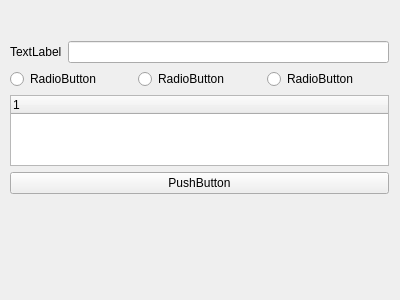
<?xml version="1.0" encoding="UTF-8"?>
<ui version="4.0">
 <class>MainWindow</class>
 <widget class="QMainWindow" name="MainWindow">
  <property name="geometry">
   <rect>
    <x>0</x>
    <y>0</y>
    <width>400</width>
    <height>300</height>
   </rect>
  </property>
  <property name="windowTitle">
   <string>MainWindow</string>
  </property>
  <widget class="QWidget" name="centralWidget">
   <widget class="QWidget" name="verticalLayoutWidget">
    <property name="geometry">
     <rect>
      <x>-1</x>
      <y>30</y>
      <width>401</width>
      <height>175</height>
     </rect>
    </property>
    <layout class="QVBoxLayout" name="verticalLayout">
     <item>
      <layout class="QHBoxLayout" name="horizontalLayout">
       <item>
        <widget class="QLabel" name="label">
         <property name="text">
          <string>TextLabel</string>
         </property>
        </widget>
       </item>
       <item>
        <widget class="QLineEdit" name="lineEdit"/>
       </item>
      </layout>
     </item>
     <item>
      <layout class="QHBoxLayout" name="horizontalLayout_2">
       <item>
        <widget class="QRadioButton" name="radioButton_3">
         <property name="text">
          <string>RadioButton</string>
         </property>
        </widget>
       </item>
       <item>
        <widget class="QRadioButton" name="radioButton_2">
         <property name="text">
          <string>RadioButton</string>
         </property>
        </widget>
       </item>
       <item>
        <widget class="QRadioButton" name="radioButton">
         <property name="text">
          <string>RadioButton</string>
         </property>
        </widget>
       </item>
      </layout>
     </item>
     <item>
      <widget class="QTreeWidget" name="treeWidget">
       <column>
        <property name="text">
         <string notr="true">1</string>
        </property>
       </column>
      </widget>
     </item>
     <item>
      <widget class="QPushButton" name="pushButton">
       <property name="text">
        <string>PushButton</string>
       </property>
      </widget>
     </item>
    </layout>
   </widget>
  </widget>
 </widget>
 <layoutdefault spacing="6" margin="11"/>
 <resources/>
 <connections/>
</ui>
